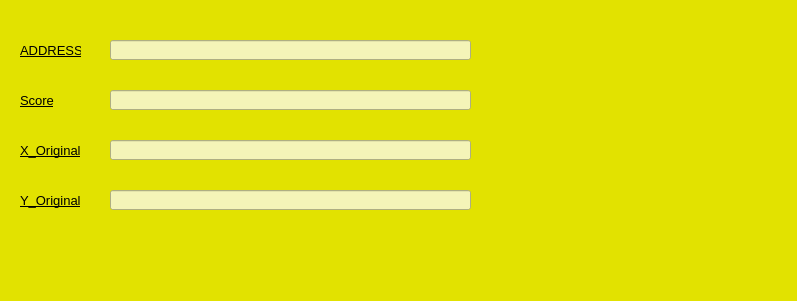
<?xml version="1.0" encoding="UTF-8"?>
<ui version="4.0">
 <class>Dialog</class>
 <widget class="QDialog" name="Dialog">
  <property name="enabled">
   <bool>true</bool>
  </property>
  <property name="geometry">
   <rect>
    <x>0</x>
    <y>0</y>
    <width>797</width>
    <height>301</height>
   </rect>
  </property>
  <property name="palette">
   <palette>
    <active>
     <colorrole role="Base">
      <brush brushstyle="SolidPattern">
       <color alpha="255">
        <red>255</red>
        <green>255</green>
        <blue>255</blue>
       </color>
      </brush>
     </colorrole>
     <colorrole role="Window">
      <brush brushstyle="SolidPattern">
       <color alpha="255">
        <red>226</red>
        <green>226</green>
        <blue>0</blue>
       </color>
      </brush>
     </colorrole>
    </active>
    <inactive>
     <colorrole role="Base">
      <brush brushstyle="SolidPattern">
       <color alpha="255">
        <red>255</red>
        <green>255</green>
        <blue>255</blue>
       </color>
      </brush>
     </colorrole>
     <colorrole role="Window">
      <brush brushstyle="SolidPattern">
       <color alpha="255">
        <red>226</red>
        <green>226</green>
        <blue>0</blue>
       </color>
      </brush>
     </colorrole>
    </inactive>
    <disabled>
     <colorrole role="Base">
      <brush brushstyle="SolidPattern">
       <color alpha="255">
        <red>226</red>
        <green>226</green>
        <blue>0</blue>
       </color>
      </brush>
     </colorrole>
     <colorrole role="Window">
      <brush brushstyle="SolidPattern">
       <color alpha="255">
        <red>226</red>
        <green>226</green>
        <blue>0</blue>
       </color>
      </brush>
     </colorrole>
    </disabled>
   </palette>
  </property>
  <property name="contextMenuPolicy">
   <enum>Qt::DefaultContextMenu</enum>
  </property>
  <property name="windowTitle">
   <string>POI</string>
  </property>
  <property name="modal">
   <bool>false</bool>
  </property>
  <widget class="QLineEdit" name="address">
   <property name="geometry">
    <rect>
     <x>110</x>
     <y>40</y>
     <width>361</width>
     <height>20</height>
    </rect>
   </property>
   <property name="palette">
    <palette>
     <active>
      <colorrole role="WindowText">
       <brush brushstyle="SolidPattern">
        <color alpha="255">
         <red>0</red>
         <green>0</green>
         <blue>0</blue>
        </color>
       </brush>
      </colorrole>
      <colorrole role="Button">
       <brush brushstyle="SolidPattern">
        <color alpha="255">
         <red>244</red>
         <green>244</green>
         <blue>184</blue>
        </color>
       </brush>
      </colorrole>
      <colorrole role="Light">
       <brush brushstyle="SolidPattern">
        <color alpha="255">
         <red>255</red>
         <green>255</green>
         <blue>255</blue>
        </color>
       </brush>
      </colorrole>
      <colorrole role="Midlight">
       <brush brushstyle="SolidPattern">
        <color alpha="255">
         <red>249</red>
         <green>249</green>
         <blue>219</blue>
        </color>
       </brush>
      </colorrole>
      <colorrole role="Dark">
       <brush brushstyle="SolidPattern">
        <color alpha="255">
         <red>122</red>
         <green>122</green>
         <blue>92</blue>
        </color>
       </brush>
      </colorrole>
      <colorrole role="Mid">
       <brush brushstyle="SolidPattern">
        <color alpha="255">
         <red>163</red>
         <green>163</green>
         <blue>123</blue>
        </color>
       </brush>
      </colorrole>
      <colorrole role="Text">
       <brush brushstyle="SolidPattern">
        <color alpha="255">
         <red>0</red>
         <green>0</green>
         <blue>0</blue>
        </color>
       </brush>
      </colorrole>
      <colorrole role="BrightText">
       <brush brushstyle="SolidPattern">
        <color alpha="255">
         <red>255</red>
         <green>255</green>
         <blue>255</blue>
        </color>
       </brush>
      </colorrole>
      <colorrole role="ButtonText">
       <brush brushstyle="SolidPattern">
        <color alpha="255">
         <red>0</red>
         <green>0</green>
         <blue>0</blue>
        </color>
       </brush>
      </colorrole>
      <colorrole role="Base">
       <brush brushstyle="SolidPattern">
        <color alpha="255">
         <red>244</red>
         <green>244</green>
         <blue>184</blue>
        </color>
       </brush>
      </colorrole>
      <colorrole role="Window">
       <brush brushstyle="SolidPattern">
        <color alpha="255">
         <red>244</red>
         <green>244</green>
         <blue>184</blue>
        </color>
       </brush>
      </colorrole>
      <colorrole role="Shadow">
       <brush brushstyle="SolidPattern">
        <color alpha="255">
         <red>0</red>
         <green>0</green>
         <blue>0</blue>
        </color>
       </brush>
      </colorrole>
      <colorrole role="AlternateBase">
       <brush brushstyle="SolidPattern">
        <color alpha="255">
         <red>249</red>
         <green>249</green>
         <blue>219</blue>
        </color>
       </brush>
      </colorrole>
      <colorrole role="ToolTipBase">
       <brush brushstyle="SolidPattern">
        <color alpha="255">
         <red>255</red>
         <green>255</green>
         <blue>220</blue>
        </color>
       </brush>
      </colorrole>
      <colorrole role="ToolTipText">
       <brush brushstyle="SolidPattern">
        <color alpha="255">
         <red>0</red>
         <green>0</green>
         <blue>0</blue>
        </color>
       </brush>
      </colorrole>
     </active>
     <inactive>
      <colorrole role="WindowText">
       <brush brushstyle="SolidPattern">
        <color alpha="255">
         <red>0</red>
         <green>0</green>
         <blue>0</blue>
        </color>
       </brush>
      </colorrole>
      <colorrole role="Button">
       <brush brushstyle="SolidPattern">
        <color alpha="255">
         <red>244</red>
         <green>244</green>
         <blue>184</blue>
        </color>
       </brush>
      </colorrole>
      <colorrole role="Light">
       <brush brushstyle="SolidPattern">
        <color alpha="255">
         <red>255</red>
         <green>255</green>
         <blue>255</blue>
        </color>
       </brush>
      </colorrole>
      <colorrole role="Midlight">
       <brush brushstyle="SolidPattern">
        <color alpha="255">
         <red>249</red>
         <green>249</green>
         <blue>219</blue>
        </color>
       </brush>
      </colorrole>
      <colorrole role="Dark">
       <brush brushstyle="SolidPattern">
        <color alpha="255">
         <red>122</red>
         <green>122</green>
         <blue>92</blue>
        </color>
       </brush>
      </colorrole>
      <colorrole role="Mid">
       <brush brushstyle="SolidPattern">
        <color alpha="255">
         <red>163</red>
         <green>163</green>
         <blue>123</blue>
        </color>
       </brush>
      </colorrole>
      <colorrole role="Text">
       <brush brushstyle="SolidPattern">
        <color alpha="255">
         <red>0</red>
         <green>0</green>
         <blue>0</blue>
        </color>
       </brush>
      </colorrole>
      <colorrole role="BrightText">
       <brush brushstyle="SolidPattern">
        <color alpha="255">
         <red>255</red>
         <green>255</green>
         <blue>255</blue>
        </color>
       </brush>
      </colorrole>
      <colorrole role="ButtonText">
       <brush brushstyle="SolidPattern">
        <color alpha="255">
         <red>0</red>
         <green>0</green>
         <blue>0</blue>
        </color>
       </brush>
      </colorrole>
      <colorrole role="Base">
       <brush brushstyle="SolidPattern">
        <color alpha="255">
         <red>244</red>
         <green>244</green>
         <blue>184</blue>
        </color>
       </brush>
      </colorrole>
      <colorrole role="Window">
       <brush brushstyle="SolidPattern">
        <color alpha="255">
         <red>244</red>
         <green>244</green>
         <blue>184</blue>
        </color>
       </brush>
      </colorrole>
      <colorrole role="Shadow">
       <brush brushstyle="SolidPattern">
        <color alpha="255">
         <red>0</red>
         <green>0</green>
         <blue>0</blue>
        </color>
       </brush>
      </colorrole>
      <colorrole role="AlternateBase">
       <brush brushstyle="SolidPattern">
        <color alpha="255">
         <red>249</red>
         <green>249</green>
         <blue>219</blue>
        </color>
       </brush>
      </colorrole>
      <colorrole role="ToolTipBase">
       <brush brushstyle="SolidPattern">
        <color alpha="255">
         <red>255</red>
         <green>255</green>
         <blue>220</blue>
        </color>
       </brush>
      </colorrole>
      <colorrole role="ToolTipText">
       <brush brushstyle="SolidPattern">
        <color alpha="255">
         <red>0</red>
         <green>0</green>
         <blue>0</blue>
        </color>
       </brush>
      </colorrole>
     </inactive>
     <disabled>
      <colorrole role="WindowText">
       <brush brushstyle="SolidPattern">
        <color alpha="255">
         <red>122</red>
         <green>122</green>
         <blue>92</blue>
        </color>
       </brush>
      </colorrole>
      <colorrole role="Button">
       <brush brushstyle="SolidPattern">
        <color alpha="255">
         <red>244</red>
         <green>244</green>
         <blue>184</blue>
        </color>
       </brush>
      </colorrole>
      <colorrole role="Light">
       <brush brushstyle="SolidPattern">
        <color alpha="255">
         <red>255</red>
         <green>255</green>
         <blue>255</blue>
        </color>
       </brush>
      </colorrole>
      <colorrole role="Midlight">
       <brush brushstyle="SolidPattern">
        <color alpha="255">
         <red>249</red>
         <green>249</green>
         <blue>219</blue>
        </color>
       </brush>
      </colorrole>
      <colorrole role="Dark">
       <brush brushstyle="SolidPattern">
        <color alpha="255">
         <red>122</red>
         <green>122</green>
         <blue>92</blue>
        </color>
       </brush>
      </colorrole>
      <colorrole role="Mid">
       <brush brushstyle="SolidPattern">
        <color alpha="255">
         <red>163</red>
         <green>163</green>
         <blue>123</blue>
        </color>
       </brush>
      </colorrole>
      <colorrole role="Text">
       <brush brushstyle="SolidPattern">
        <color alpha="255">
         <red>122</red>
         <green>122</green>
         <blue>92</blue>
        </color>
       </brush>
      </colorrole>
      <colorrole role="BrightText">
       <brush brushstyle="SolidPattern">
        <color alpha="255">
         <red>255</red>
         <green>255</green>
         <blue>255</blue>
        </color>
       </brush>
      </colorrole>
      <colorrole role="ButtonText">
       <brush brushstyle="SolidPattern">
        <color alpha="255">
         <red>122</red>
         <green>122</green>
         <blue>92</blue>
        </color>
       </brush>
      </colorrole>
      <colorrole role="Base">
       <brush brushstyle="SolidPattern">
        <color alpha="255">
         <red>244</red>
         <green>244</green>
         <blue>184</blue>
        </color>
       </brush>
      </colorrole>
      <colorrole role="Window">
       <brush brushstyle="SolidPattern">
        <color alpha="255">
         <red>244</red>
         <green>244</green>
         <blue>184</blue>
        </color>
       </brush>
      </colorrole>
      <colorrole role="Shadow">
       <brush brushstyle="SolidPattern">
        <color alpha="255">
         <red>0</red>
         <green>0</green>
         <blue>0</blue>
        </color>
       </brush>
      </colorrole>
      <colorrole role="AlternateBase">
       <brush brushstyle="SolidPattern">
        <color alpha="255">
         <red>244</red>
         <green>244</green>
         <blue>184</blue>
        </color>
       </brush>
      </colorrole>
      <colorrole role="ToolTipBase">
       <brush brushstyle="SolidPattern">
        <color alpha="255">
         <red>255</red>
         <green>255</green>
         <blue>220</blue>
        </color>
       </brush>
      </colorrole>
      <colorrole role="ToolTipText">
       <brush brushstyle="SolidPattern">
        <color alpha="255">
         <red>0</red>
         <green>0</green>
         <blue>0</blue>
        </color>
       </brush>
      </colorrole>
     </disabled>
    </palette>
   </property>
   <property name="font">
    <font>
     <pointsize>9</pointsize>
    </font>
   </property>
  </widget>
  <widget class="QLabel" name="label_2">
   <property name="geometry">
    <rect>
     <x>20</x>
     <y>40</y>
     <width>61</width>
     <height>21</height>
    </rect>
   </property>
   <property name="font">
    <font>
     <pointsize>10</pointsize>
     <underline>true</underline>
    </font>
   </property>
   <property name="text">
    <string>ADDRESS</string>
   </property>
  </widget>
  <widget class="QLabel" name="label_3">
   <property name="geometry">
    <rect>
     <x>20</x>
     <y>90</y>
     <width>61</width>
     <height>21</height>
    </rect>
   </property>
   <property name="font">
    <font>
     <pointsize>10</pointsize>
     <underline>true</underline>
    </font>
   </property>
   <property name="text">
    <string>Score</string>
   </property>
  </widget>
  <widget class="QLabel" name="label_4">
   <property name="geometry">
    <rect>
     <x>20</x>
     <y>140</y>
     <width>71</width>
     <height>21</height>
    </rect>
   </property>
   <property name="font">
    <font>
     <pointsize>10</pointsize>
     <underline>true</underline>
    </font>
   </property>
   <property name="text">
    <string>X_Original</string>
   </property>
  </widget>
  <widget class="QLabel" name="label_5">
   <property name="geometry">
    <rect>
     <x>20</x>
     <y>190</y>
     <width>71</width>
     <height>21</height>
    </rect>
   </property>
   <property name="font">
    <font>
     <pointsize>10</pointsize>
     <underline>true</underline>
    </font>
   </property>
   <property name="text">
    <string>Y_Original</string>
   </property>
  </widget>
  <widget class="QLineEdit" name="score">
   <property name="geometry">
    <rect>
     <x>110</x>
     <y>90</y>
     <width>361</width>
     <height>20</height>
    </rect>
   </property>
   <property name="palette">
    <palette>
     <active>
      <colorrole role="WindowText">
       <brush brushstyle="SolidPattern">
        <color alpha="255">
         <red>0</red>
         <green>0</green>
         <blue>0</blue>
        </color>
       </brush>
      </colorrole>
      <colorrole role="Button">
       <brush brushstyle="SolidPattern">
        <color alpha="255">
         <red>244</red>
         <green>244</green>
         <blue>184</blue>
        </color>
       </brush>
      </colorrole>
      <colorrole role="Light">
       <brush brushstyle="SolidPattern">
        <color alpha="255">
         <red>255</red>
         <green>255</green>
         <blue>255</blue>
        </color>
       </brush>
      </colorrole>
      <colorrole role="Midlight">
       <brush brushstyle="SolidPattern">
        <color alpha="255">
         <red>249</red>
         <green>249</green>
         <blue>219</blue>
        </color>
       </brush>
      </colorrole>
      <colorrole role="Dark">
       <brush brushstyle="SolidPattern">
        <color alpha="255">
         <red>122</red>
         <green>122</green>
         <blue>92</blue>
        </color>
       </brush>
      </colorrole>
      <colorrole role="Mid">
       <brush brushstyle="SolidPattern">
        <color alpha="255">
         <red>163</red>
         <green>163</green>
         <blue>123</blue>
        </color>
       </brush>
      </colorrole>
      <colorrole role="Text">
       <brush brushstyle="SolidPattern">
        <color alpha="255">
         <red>0</red>
         <green>0</green>
         <blue>0</blue>
        </color>
       </brush>
      </colorrole>
      <colorrole role="BrightText">
       <brush brushstyle="SolidPattern">
        <color alpha="255">
         <red>255</red>
         <green>255</green>
         <blue>255</blue>
        </color>
       </brush>
      </colorrole>
      <colorrole role="ButtonText">
       <brush brushstyle="SolidPattern">
        <color alpha="255">
         <red>0</red>
         <green>0</green>
         <blue>0</blue>
        </color>
       </brush>
      </colorrole>
      <colorrole role="Base">
       <brush brushstyle="SolidPattern">
        <color alpha="255">
         <red>244</red>
         <green>244</green>
         <blue>184</blue>
        </color>
       </brush>
      </colorrole>
      <colorrole role="Window">
       <brush brushstyle="SolidPattern">
        <color alpha="255">
         <red>244</red>
         <green>244</green>
         <blue>184</blue>
        </color>
       </brush>
      </colorrole>
      <colorrole role="Shadow">
       <brush brushstyle="SolidPattern">
        <color alpha="255">
         <red>0</red>
         <green>0</green>
         <blue>0</blue>
        </color>
       </brush>
      </colorrole>
      <colorrole role="AlternateBase">
       <brush brushstyle="SolidPattern">
        <color alpha="255">
         <red>249</red>
         <green>249</green>
         <blue>219</blue>
        </color>
       </brush>
      </colorrole>
      <colorrole role="ToolTipBase">
       <brush brushstyle="SolidPattern">
        <color alpha="255">
         <red>255</red>
         <green>255</green>
         <blue>220</blue>
        </color>
       </brush>
      </colorrole>
      <colorrole role="ToolTipText">
       <brush brushstyle="SolidPattern">
        <color alpha="255">
         <red>0</red>
         <green>0</green>
         <blue>0</blue>
        </color>
       </brush>
      </colorrole>
     </active>
     <inactive>
      <colorrole role="WindowText">
       <brush brushstyle="SolidPattern">
        <color alpha="255">
         <red>0</red>
         <green>0</green>
         <blue>0</blue>
        </color>
       </brush>
      </colorrole>
      <colorrole role="Button">
       <brush brushstyle="SolidPattern">
        <color alpha="255">
         <red>244</red>
         <green>244</green>
         <blue>184</blue>
        </color>
       </brush>
      </colorrole>
      <colorrole role="Light">
       <brush brushstyle="SolidPattern">
        <color alpha="255">
         <red>255</red>
         <green>255</green>
         <blue>255</blue>
        </color>
       </brush>
      </colorrole>
      <colorrole role="Midlight">
       <brush brushstyle="SolidPattern">
        <color alpha="255">
         <red>249</red>
         <green>249</green>
         <blue>219</blue>
        </color>
       </brush>
      </colorrole>
      <colorrole role="Dark">
       <brush brushstyle="SolidPattern">
        <color alpha="255">
         <red>122</red>
         <green>122</green>
         <blue>92</blue>
        </color>
       </brush>
      </colorrole>
      <colorrole role="Mid">
       <brush brushstyle="SolidPattern">
        <color alpha="255">
         <red>163</red>
         <green>163</green>
         <blue>123</blue>
        </color>
       </brush>
      </colorrole>
      <colorrole role="Text">
       <brush brushstyle="SolidPattern">
        <color alpha="255">
         <red>0</red>
         <green>0</green>
         <blue>0</blue>
        </color>
       </brush>
      </colorrole>
      <colorrole role="BrightText">
       <brush brushstyle="SolidPattern">
        <color alpha="255">
         <red>255</red>
         <green>255</green>
         <blue>255</blue>
        </color>
       </brush>
      </colorrole>
      <colorrole role="ButtonText">
       <brush brushstyle="SolidPattern">
        <color alpha="255">
         <red>0</red>
         <green>0</green>
         <blue>0</blue>
        </color>
       </brush>
      </colorrole>
      <colorrole role="Base">
       <brush brushstyle="SolidPattern">
        <color alpha="255">
         <red>244</red>
         <green>244</green>
         <blue>184</blue>
        </color>
       </brush>
      </colorrole>
      <colorrole role="Window">
       <brush brushstyle="SolidPattern">
        <color alpha="255">
         <red>244</red>
         <green>244</green>
         <blue>184</blue>
        </color>
       </brush>
      </colorrole>
      <colorrole role="Shadow">
       <brush brushstyle="SolidPattern">
        <color alpha="255">
         <red>0</red>
         <green>0</green>
         <blue>0</blue>
        </color>
       </brush>
      </colorrole>
      <colorrole role="AlternateBase">
       <brush brushstyle="SolidPattern">
        <color alpha="255">
         <red>249</red>
         <green>249</green>
         <blue>219</blue>
        </color>
       </brush>
      </colorrole>
      <colorrole role="ToolTipBase">
       <brush brushstyle="SolidPattern">
        <color alpha="255">
         <red>255</red>
         <green>255</green>
         <blue>220</blue>
        </color>
       </brush>
      </colorrole>
      <colorrole role="ToolTipText">
       <brush brushstyle="SolidPattern">
        <color alpha="255">
         <red>0</red>
         <green>0</green>
         <blue>0</blue>
        </color>
       </brush>
      </colorrole>
     </inactive>
     <disabled>
      <colorrole role="WindowText">
       <brush brushstyle="SolidPattern">
        <color alpha="255">
         <red>122</red>
         <green>122</green>
         <blue>92</blue>
        </color>
       </brush>
      </colorrole>
      <colorrole role="Button">
       <brush brushstyle="SolidPattern">
        <color alpha="255">
         <red>244</red>
         <green>244</green>
         <blue>184</blue>
        </color>
       </brush>
      </colorrole>
      <colorrole role="Light">
       <brush brushstyle="SolidPattern">
        <color alpha="255">
         <red>255</red>
         <green>255</green>
         <blue>255</blue>
        </color>
       </brush>
      </colorrole>
      <colorrole role="Midlight">
       <brush brushstyle="SolidPattern">
        <color alpha="255">
         <red>249</red>
         <green>249</green>
         <blue>219</blue>
        </color>
       </brush>
      </colorrole>
      <colorrole role="Dark">
       <brush brushstyle="SolidPattern">
        <color alpha="255">
         <red>122</red>
         <green>122</green>
         <blue>92</blue>
        </color>
       </brush>
      </colorrole>
      <colorrole role="Mid">
       <brush brushstyle="SolidPattern">
        <color alpha="255">
         <red>163</red>
         <green>163</green>
         <blue>123</blue>
        </color>
       </brush>
      </colorrole>
      <colorrole role="Text">
       <brush brushstyle="SolidPattern">
        <color alpha="255">
         <red>122</red>
         <green>122</green>
         <blue>92</blue>
        </color>
       </brush>
      </colorrole>
      <colorrole role="BrightText">
       <brush brushstyle="SolidPattern">
        <color alpha="255">
         <red>255</red>
         <green>255</green>
         <blue>255</blue>
        </color>
       </brush>
      </colorrole>
      <colorrole role="ButtonText">
       <brush brushstyle="SolidPattern">
        <color alpha="255">
         <red>122</red>
         <green>122</green>
         <blue>92</blue>
        </color>
       </brush>
      </colorrole>
      <colorrole role="Base">
       <brush brushstyle="SolidPattern">
        <color alpha="255">
         <red>244</red>
         <green>244</green>
         <blue>184</blue>
        </color>
       </brush>
      </colorrole>
      <colorrole role="Window">
       <brush brushstyle="SolidPattern">
        <color alpha="255">
         <red>244</red>
         <green>244</green>
         <blue>184</blue>
        </color>
       </brush>
      </colorrole>
      <colorrole role="Shadow">
       <brush brushstyle="SolidPattern">
        <color alpha="255">
         <red>0</red>
         <green>0</green>
         <blue>0</blue>
        </color>
       </brush>
      </colorrole>
      <colorrole role="AlternateBase">
       <brush brushstyle="SolidPattern">
        <color alpha="255">
         <red>244</red>
         <green>244</green>
         <blue>184</blue>
        </color>
       </brush>
      </colorrole>
      <colorrole role="ToolTipBase">
       <brush brushstyle="SolidPattern">
        <color alpha="255">
         <red>255</red>
         <green>255</green>
         <blue>220</blue>
        </color>
       </brush>
      </colorrole>
      <colorrole role="ToolTipText">
       <brush brushstyle="SolidPattern">
        <color alpha="255">
         <red>0</red>
         <green>0</green>
         <blue>0</blue>
        </color>
       </brush>
      </colorrole>
     </disabled>
    </palette>
   </property>
   <property name="font">
    <font>
     <pointsize>9</pointsize>
    </font>
   </property>
  </widget>
  <widget class="QLineEdit" name="x_original">
   <property name="geometry">
    <rect>
     <x>110</x>
     <y>140</y>
     <width>361</width>
     <height>20</height>
    </rect>
   </property>
   <property name="palette">
    <palette>
     <active>
      <colorrole role="WindowText">
       <brush brushstyle="SolidPattern">
        <color alpha="255">
         <red>0</red>
         <green>0</green>
         <blue>0</blue>
        </color>
       </brush>
      </colorrole>
      <colorrole role="Button">
       <brush brushstyle="SolidPattern">
        <color alpha="255">
         <red>244</red>
         <green>244</green>
         <blue>184</blue>
        </color>
       </brush>
      </colorrole>
      <colorrole role="Light">
       <brush brushstyle="SolidPattern">
        <color alpha="255">
         <red>255</red>
         <green>255</green>
         <blue>255</blue>
        </color>
       </brush>
      </colorrole>
      <colorrole role="Midlight">
       <brush brushstyle="SolidPattern">
        <color alpha="255">
         <red>249</red>
         <green>249</green>
         <blue>219</blue>
        </color>
       </brush>
      </colorrole>
      <colorrole role="Dark">
       <brush brushstyle="SolidPattern">
        <color alpha="255">
         <red>122</red>
         <green>122</green>
         <blue>92</blue>
        </color>
       </brush>
      </colorrole>
      <colorrole role="Mid">
       <brush brushstyle="SolidPattern">
        <color alpha="255">
         <red>163</red>
         <green>163</green>
         <blue>123</blue>
        </color>
       </brush>
      </colorrole>
      <colorrole role="Text">
       <brush brushstyle="SolidPattern">
        <color alpha="255">
         <red>0</red>
         <green>0</green>
         <blue>0</blue>
        </color>
       </brush>
      </colorrole>
      <colorrole role="BrightText">
       <brush brushstyle="SolidPattern">
        <color alpha="255">
         <red>255</red>
         <green>255</green>
         <blue>255</blue>
        </color>
       </brush>
      </colorrole>
      <colorrole role="ButtonText">
       <brush brushstyle="SolidPattern">
        <color alpha="255">
         <red>0</red>
         <green>0</green>
         <blue>0</blue>
        </color>
       </brush>
      </colorrole>
      <colorrole role="Base">
       <brush brushstyle="SolidPattern">
        <color alpha="255">
         <red>244</red>
         <green>244</green>
         <blue>184</blue>
        </color>
       </brush>
      </colorrole>
      <colorrole role="Window">
       <brush brushstyle="SolidPattern">
        <color alpha="255">
         <red>244</red>
         <green>244</green>
         <blue>184</blue>
        </color>
       </brush>
      </colorrole>
      <colorrole role="Shadow">
       <brush brushstyle="SolidPattern">
        <color alpha="255">
         <red>0</red>
         <green>0</green>
         <blue>0</blue>
        </color>
       </brush>
      </colorrole>
      <colorrole role="AlternateBase">
       <brush brushstyle="SolidPattern">
        <color alpha="255">
         <red>249</red>
         <green>249</green>
         <blue>219</blue>
        </color>
       </brush>
      </colorrole>
      <colorrole role="ToolTipBase">
       <brush brushstyle="SolidPattern">
        <color alpha="255">
         <red>255</red>
         <green>255</green>
         <blue>220</blue>
        </color>
       </brush>
      </colorrole>
      <colorrole role="ToolTipText">
       <brush brushstyle="SolidPattern">
        <color alpha="255">
         <red>0</red>
         <green>0</green>
         <blue>0</blue>
        </color>
       </brush>
      </colorrole>
     </active>
     <inactive>
      <colorrole role="WindowText">
       <brush brushstyle="SolidPattern">
        <color alpha="255">
         <red>0</red>
         <green>0</green>
         <blue>0</blue>
        </color>
       </brush>
      </colorrole>
      <colorrole role="Button">
       <brush brushstyle="SolidPattern">
        <color alpha="255">
         <red>244</red>
         <green>244</green>
         <blue>184</blue>
        </color>
       </brush>
      </colorrole>
      <colorrole role="Light">
       <brush brushstyle="SolidPattern">
        <color alpha="255">
         <red>255</red>
         <green>255</green>
         <blue>255</blue>
        </color>
       </brush>
      </colorrole>
      <colorrole role="Midlight">
       <brush brushstyle="SolidPattern">
        <color alpha="255">
         <red>249</red>
         <green>249</green>
         <blue>219</blue>
        </color>
       </brush>
      </colorrole>
      <colorrole role="Dark">
       <brush brushstyle="SolidPattern">
        <color alpha="255">
         <red>122</red>
         <green>122</green>
         <blue>92</blue>
        </color>
       </brush>
      </colorrole>
      <colorrole role="Mid">
       <brush brushstyle="SolidPattern">
        <color alpha="255">
         <red>163</red>
         <green>163</green>
         <blue>123</blue>
        </color>
       </brush>
      </colorrole>
      <colorrole role="Text">
       <brush brushstyle="SolidPattern">
        <color alpha="255">
         <red>0</red>
         <green>0</green>
         <blue>0</blue>
        </color>
       </brush>
      </colorrole>
      <colorrole role="BrightText">
       <brush brushstyle="SolidPattern">
        <color alpha="255">
         <red>255</red>
         <green>255</green>
         <blue>255</blue>
        </color>
       </brush>
      </colorrole>
      <colorrole role="ButtonText">
       <brush brushstyle="SolidPattern">
        <color alpha="255">
         <red>0</red>
         <green>0</green>
         <blue>0</blue>
        </color>
       </brush>
      </colorrole>
      <colorrole role="Base">
       <brush brushstyle="SolidPattern">
        <color alpha="255">
         <red>244</red>
         <green>244</green>
         <blue>184</blue>
        </color>
       </brush>
      </colorrole>
      <colorrole role="Window">
       <brush brushstyle="SolidPattern">
        <color alpha="255">
         <red>244</red>
         <green>244</green>
         <blue>184</blue>
        </color>
       </brush>
      </colorrole>
      <colorrole role="Shadow">
       <brush brushstyle="SolidPattern">
        <color alpha="255">
         <red>0</red>
         <green>0</green>
         <blue>0</blue>
        </color>
       </brush>
      </colorrole>
      <colorrole role="AlternateBase">
       <brush brushstyle="SolidPattern">
        <color alpha="255">
         <red>249</red>
         <green>249</green>
         <blue>219</blue>
        </color>
       </brush>
      </colorrole>
      <colorrole role="ToolTipBase">
       <brush brushstyle="SolidPattern">
        <color alpha="255">
         <red>255</red>
         <green>255</green>
         <blue>220</blue>
        </color>
       </brush>
      </colorrole>
      <colorrole role="ToolTipText">
       <brush brushstyle="SolidPattern">
        <color alpha="255">
         <red>0</red>
         <green>0</green>
         <blue>0</blue>
        </color>
       </brush>
      </colorrole>
     </inactive>
     <disabled>
      <colorrole role="WindowText">
       <brush brushstyle="SolidPattern">
        <color alpha="255">
         <red>122</red>
         <green>122</green>
         <blue>92</blue>
        </color>
       </brush>
      </colorrole>
      <colorrole role="Button">
       <brush brushstyle="SolidPattern">
        <color alpha="255">
         <red>244</red>
         <green>244</green>
         <blue>184</blue>
        </color>
       </brush>
      </colorrole>
      <colorrole role="Light">
       <brush brushstyle="SolidPattern">
        <color alpha="255">
         <red>255</red>
         <green>255</green>
         <blue>255</blue>
        </color>
       </brush>
      </colorrole>
      <colorrole role="Midlight">
       <brush brushstyle="SolidPattern">
        <color alpha="255">
         <red>249</red>
         <green>249</green>
         <blue>219</blue>
        </color>
       </brush>
      </colorrole>
      <colorrole role="Dark">
       <brush brushstyle="SolidPattern">
        <color alpha="255">
         <red>122</red>
         <green>122</green>
         <blue>92</blue>
        </color>
       </brush>
      </colorrole>
      <colorrole role="Mid">
       <brush brushstyle="SolidPattern">
        <color alpha="255">
         <red>163</red>
         <green>163</green>
         <blue>123</blue>
        </color>
       </brush>
      </colorrole>
      <colorrole role="Text">
       <brush brushstyle="SolidPattern">
        <color alpha="255">
         <red>122</red>
         <green>122</green>
         <blue>92</blue>
        </color>
       </brush>
      </colorrole>
      <colorrole role="BrightText">
       <brush brushstyle="SolidPattern">
        <color alpha="255">
         <red>255</red>
         <green>255</green>
         <blue>255</blue>
        </color>
       </brush>
      </colorrole>
      <colorrole role="ButtonText">
       <brush brushstyle="SolidPattern">
        <color alpha="255">
         <red>122</red>
         <green>122</green>
         <blue>92</blue>
        </color>
       </brush>
      </colorrole>
      <colorrole role="Base">
       <brush brushstyle="SolidPattern">
        <color alpha="255">
         <red>244</red>
         <green>244</green>
         <blue>184</blue>
        </color>
       </brush>
      </colorrole>
      <colorrole role="Window">
       <brush brushstyle="SolidPattern">
        <color alpha="255">
         <red>244</red>
         <green>244</green>
         <blue>184</blue>
        </color>
       </brush>
      </colorrole>
      <colorrole role="Shadow">
       <brush brushstyle="SolidPattern">
        <color alpha="255">
         <red>0</red>
         <green>0</green>
         <blue>0</blue>
        </color>
       </brush>
      </colorrole>
      <colorrole role="AlternateBase">
       <brush brushstyle="SolidPattern">
        <color alpha="255">
         <red>244</red>
         <green>244</green>
         <blue>184</blue>
        </color>
       </brush>
      </colorrole>
      <colorrole role="ToolTipBase">
       <brush brushstyle="SolidPattern">
        <color alpha="255">
         <red>255</red>
         <green>255</green>
         <blue>220</blue>
        </color>
       </brush>
      </colorrole>
      <colorrole role="ToolTipText">
       <brush brushstyle="SolidPattern">
        <color alpha="255">
         <red>0</red>
         <green>0</green>
         <blue>0</blue>
        </color>
       </brush>
      </colorrole>
     </disabled>
    </palette>
   </property>
   <property name="font">
    <font>
     <pointsize>9</pointsize>
    </font>
   </property>
  </widget>
  <widget class="QLineEdit" name="y_original">
   <property name="geometry">
    <rect>
     <x>110</x>
     <y>190</y>
     <width>361</width>
     <height>20</height>
    </rect>
   </property>
   <property name="palette">
    <palette>
     <active>
      <colorrole role="WindowText">
       <brush brushstyle="SolidPattern">
        <color alpha="255">
         <red>0</red>
         <green>0</green>
         <blue>0</blue>
        </color>
       </brush>
      </colorrole>
      <colorrole role="Button">
       <brush brushstyle="SolidPattern">
        <color alpha="255">
         <red>244</red>
         <green>244</green>
         <blue>184</blue>
        </color>
       </brush>
      </colorrole>
      <colorrole role="Light">
       <brush brushstyle="SolidPattern">
        <color alpha="255">
         <red>255</red>
         <green>255</green>
         <blue>255</blue>
        </color>
       </brush>
      </colorrole>
      <colorrole role="Midlight">
       <brush brushstyle="SolidPattern">
        <color alpha="255">
         <red>249</red>
         <green>249</green>
         <blue>219</blue>
        </color>
       </brush>
      </colorrole>
      <colorrole role="Dark">
       <brush brushstyle="SolidPattern">
        <color alpha="255">
         <red>122</red>
         <green>122</green>
         <blue>92</blue>
        </color>
       </brush>
      </colorrole>
      <colorrole role="Mid">
       <brush brushstyle="SolidPattern">
        <color alpha="255">
         <red>163</red>
         <green>163</green>
         <blue>123</blue>
        </color>
       </brush>
      </colorrole>
      <colorrole role="Text">
       <brush brushstyle="SolidPattern">
        <color alpha="255">
         <red>0</red>
         <green>0</green>
         <blue>0</blue>
        </color>
       </brush>
      </colorrole>
      <colorrole role="BrightText">
       <brush brushstyle="SolidPattern">
        <color alpha="255">
         <red>255</red>
         <green>255</green>
         <blue>255</blue>
        </color>
       </brush>
      </colorrole>
      <colorrole role="ButtonText">
       <brush brushstyle="SolidPattern">
        <color alpha="255">
         <red>0</red>
         <green>0</green>
         <blue>0</blue>
        </color>
       </brush>
      </colorrole>
      <colorrole role="Base">
       <brush brushstyle="SolidPattern">
        <color alpha="255">
         <red>244</red>
         <green>244</green>
         <blue>184</blue>
        </color>
       </brush>
      </colorrole>
      <colorrole role="Window">
       <brush brushstyle="SolidPattern">
        <color alpha="255">
         <red>244</red>
         <green>244</green>
         <blue>184</blue>
        </color>
       </brush>
      </colorrole>
      <colorrole role="Shadow">
       <brush brushstyle="SolidPattern">
        <color alpha="255">
         <red>0</red>
         <green>0</green>
         <blue>0</blue>
        </color>
       </brush>
      </colorrole>
      <colorrole role="AlternateBase">
       <brush brushstyle="SolidPattern">
        <color alpha="255">
         <red>249</red>
         <green>249</green>
         <blue>219</blue>
        </color>
       </brush>
      </colorrole>
      <colorrole role="ToolTipBase">
       <brush brushstyle="SolidPattern">
        <color alpha="255">
         <red>255</red>
         <green>255</green>
         <blue>220</blue>
        </color>
       </brush>
      </colorrole>
      <colorrole role="ToolTipText">
       <brush brushstyle="SolidPattern">
        <color alpha="255">
         <red>0</red>
         <green>0</green>
         <blue>0</blue>
        </color>
       </brush>
      </colorrole>
     </active>
     <inactive>
      <colorrole role="WindowText">
       <brush brushstyle="SolidPattern">
        <color alpha="255">
         <red>0</red>
         <green>0</green>
         <blue>0</blue>
        </color>
       </brush>
      </colorrole>
      <colorrole role="Button">
       <brush brushstyle="SolidPattern">
        <color alpha="255">
         <red>244</red>
         <green>244</green>
         <blue>184</blue>
        </color>
       </brush>
      </colorrole>
      <colorrole role="Light">
       <brush brushstyle="SolidPattern">
        <color alpha="255">
         <red>255</red>
         <green>255</green>
         <blue>255</blue>
        </color>
       </brush>
      </colorrole>
      <colorrole role="Midlight">
       <brush brushstyle="SolidPattern">
        <color alpha="255">
         <red>249</red>
         <green>249</green>
         <blue>219</blue>
        </color>
       </brush>
      </colorrole>
      <colorrole role="Dark">
       <brush brushstyle="SolidPattern">
        <color alpha="255">
         <red>122</red>
         <green>122</green>
         <blue>92</blue>
        </color>
       </brush>
      </colorrole>
      <colorrole role="Mid">
       <brush brushstyle="SolidPattern">
        <color alpha="255">
         <red>163</red>
         <green>163</green>
         <blue>123</blue>
        </color>
       </brush>
      </colorrole>
      <colorrole role="Text">
       <brush brushstyle="SolidPattern">
        <color alpha="255">
         <red>0</red>
         <green>0</green>
         <blue>0</blue>
        </color>
       </brush>
      </colorrole>
      <colorrole role="BrightText">
       <brush brushstyle="SolidPattern">
        <color alpha="255">
         <red>255</red>
         <green>255</green>
         <blue>255</blue>
        </color>
       </brush>
      </colorrole>
      <colorrole role="ButtonText">
       <brush brushstyle="SolidPattern">
        <color alpha="255">
         <red>0</red>
         <green>0</green>
         <blue>0</blue>
        </color>
       </brush>
      </colorrole>
      <colorrole role="Base">
       <brush brushstyle="SolidPattern">
        <color alpha="255">
         <red>244</red>
         <green>244</green>
         <blue>184</blue>
        </color>
       </brush>
      </colorrole>
      <colorrole role="Window">
       <brush brushstyle="SolidPattern">
        <color alpha="255">
         <red>244</red>
         <green>244</green>
         <blue>184</blue>
        </color>
       </brush>
      </colorrole>
      <colorrole role="Shadow">
       <brush brushstyle="SolidPattern">
        <color alpha="255">
         <red>0</red>
         <green>0</green>
         <blue>0</blue>
        </color>
       </brush>
      </colorrole>
      <colorrole role="AlternateBase">
       <brush brushstyle="SolidPattern">
        <color alpha="255">
         <red>249</red>
         <green>249</green>
         <blue>219</blue>
        </color>
       </brush>
      </colorrole>
      <colorrole role="ToolTipBase">
       <brush brushstyle="SolidPattern">
        <color alpha="255">
         <red>255</red>
         <green>255</green>
         <blue>220</blue>
        </color>
       </brush>
      </colorrole>
      <colorrole role="ToolTipText">
       <brush brushstyle="SolidPattern">
        <color alpha="255">
         <red>0</red>
         <green>0</green>
         <blue>0</blue>
        </color>
       </brush>
      </colorrole>
     </inactive>
     <disabled>
      <colorrole role="WindowText">
       <brush brushstyle="SolidPattern">
        <color alpha="255">
         <red>122</red>
         <green>122</green>
         <blue>92</blue>
        </color>
       </brush>
      </colorrole>
      <colorrole role="Button">
       <brush brushstyle="SolidPattern">
        <color alpha="255">
         <red>244</red>
         <green>244</green>
         <blue>184</blue>
        </color>
       </brush>
      </colorrole>
      <colorrole role="Light">
       <brush brushstyle="SolidPattern">
        <color alpha="255">
         <red>255</red>
         <green>255</green>
         <blue>255</blue>
        </color>
       </brush>
      </colorrole>
      <colorrole role="Midlight">
       <brush brushstyle="SolidPattern">
        <color alpha="255">
         <red>249</red>
         <green>249</green>
         <blue>219</blue>
        </color>
       </brush>
      </colorrole>
      <colorrole role="Dark">
       <brush brushstyle="SolidPattern">
        <color alpha="255">
         <red>122</red>
         <green>122</green>
         <blue>92</blue>
        </color>
       </brush>
      </colorrole>
      <colorrole role="Mid">
       <brush brushstyle="SolidPattern">
        <color alpha="255">
         <red>163</red>
         <green>163</green>
         <blue>123</blue>
        </color>
       </brush>
      </colorrole>
      <colorrole role="Text">
       <brush brushstyle="SolidPattern">
        <color alpha="255">
         <red>122</red>
         <green>122</green>
         <blue>92</blue>
        </color>
       </brush>
      </colorrole>
      <colorrole role="BrightText">
       <brush brushstyle="SolidPattern">
        <color alpha="255">
         <red>255</red>
         <green>255</green>
         <blue>255</blue>
        </color>
       </brush>
      </colorrole>
      <colorrole role="ButtonText">
       <brush brushstyle="SolidPattern">
        <color alpha="255">
         <red>122</red>
         <green>122</green>
         <blue>92</blue>
        </color>
       </brush>
      </colorrole>
      <colorrole role="Base">
       <brush brushstyle="SolidPattern">
        <color alpha="255">
         <red>244</red>
         <green>244</green>
         <blue>184</blue>
        </color>
       </brush>
      </colorrole>
      <colorrole role="Window">
       <brush brushstyle="SolidPattern">
        <color alpha="255">
         <red>244</red>
         <green>244</green>
         <blue>184</blue>
        </color>
       </brush>
      </colorrole>
      <colorrole role="Shadow">
       <brush brushstyle="SolidPattern">
        <color alpha="255">
         <red>0</red>
         <green>0</green>
         <blue>0</blue>
        </color>
       </brush>
      </colorrole>
      <colorrole role="AlternateBase">
       <brush brushstyle="SolidPattern">
        <color alpha="255">
         <red>244</red>
         <green>244</green>
         <blue>184</blue>
        </color>
       </brush>
      </colorrole>
      <colorrole role="ToolTipBase">
       <brush brushstyle="SolidPattern">
        <color alpha="255">
         <red>255</red>
         <green>255</green>
         <blue>220</blue>
        </color>
       </brush>
      </colorrole>
      <colorrole role="ToolTipText">
       <brush brushstyle="SolidPattern">
        <color alpha="255">
         <red>0</red>
         <green>0</green>
         <blue>0</blue>
        </color>
       </brush>
      </colorrole>
     </disabled>
    </palette>
   </property>
   <property name="font">
    <font>
     <pointsize>9</pointsize>
    </font>
   </property>
  </widget>
 </widget>
 <resources/>
 <connections/>
</ui>
